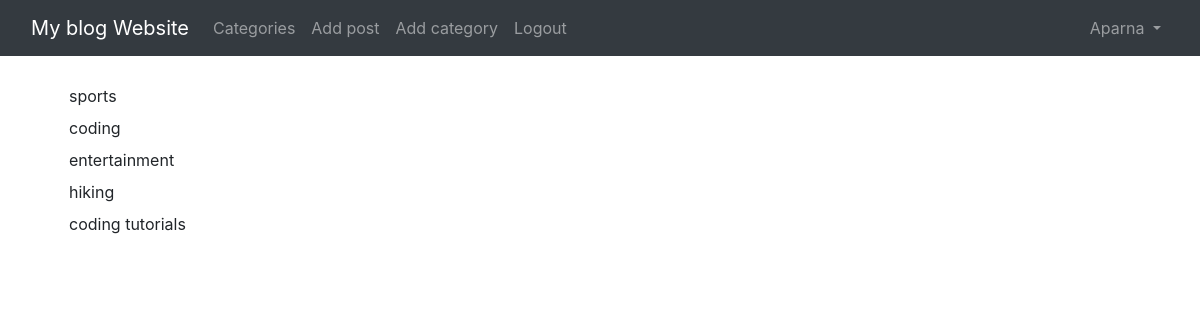
/category-list/ (signed in), run on the app's committed database.
### theblog/models.py (models this page shows, shortened)
class Category(models.Model):
    name=models.CharField(max_length=255)
    def __str__(self):
        return self.name

### theblog/views.py (the view)
# urls.py: path('category-list/', CategoryListView, name='category-list'),
def CategoryListView(request):
    cat_menu_list = Category.objects.all()
    return render(request, 'category_list.html', {'cat_menu_list':cat_menu_list})

### theblog/templates/category_list.html (shortened to what this page needs)
{% extends 'base.html' %}
{% block content %}
{% for item in cat_menu_list %}
<a class="dropdown-item" href="{% url 'category' item|slugify %}">
{{ item }}<br/></a>
{% endfor %}
{% endblock %}

### theblog/templates/base.html (shortened to what this page needs)
<!doctype html>
<html lang="en">
  <head>
    <link rel="stylesheet" href="https://cdn.jsdelivr.net/npm/bootstrap@4.3.1/dist/css/bootstrap.min.css">
  </head>
  <body>
    <nav class="navbar navbar-expand-lg navbar-dark bg-dark">
        <div class="container-fluid">
          <a class="navbar-brand" href="{% url 'home' %}">My blog Website</a>
          <div class="collapse navbar-collapse" id="navbarSupportedContent">
            <ul class="navbar-nav me-auto mb-2 mb-lg-0">
{% if cat_menu %}
<div class="dropdown">
  <a class="btn btn-secondary dropdown-toggle" href="#" role="button" id="dropdownMenuLink" data-toggle="dropdown" aria-haspopup="true" aria-expanded="false">
   Categories
  </a>
  <div class="dropdown-menu" aria-labelledby="dropdownMenuLink">
    {% for item in cat_menu %}
                <h4><a class="dropdown-item" href="{% url 'category' item|slugify %}">
                {{ item }}<br/></a></h4>
                {% endfor %}
  </div>
</div>
{% else %}
<li class="nav-item">
  <a class="nav-link" href="{%  url 'category-list' %}">Categories</a>
</li>
              {% endif %}
              {% if user.is_authenticated  %}
              <li class="nav-item">
                <a class="nav-link" href="{%  url 'add_post' %}">Add post</a>
              </li>
              <li class="nav-item">
                <a class="nav-link" href="{%  url 'add_category' %}">Add category</a>
              </li>
              <li class="nav-item">
                <a class="nav-link" href="{%  url 'logout' %}">Logout</a>
              </li>
              {% endif %}
            </ul>
           <ul class="navbar-nav ml-auto">
            <li class="nav-item dropdown">
              <a class="nav-link dropdown-toggle" href="#" id="navbarDropdownMenuLink" role="button" data-toggle="dropdown" aria-haspopup="true" aria-expanded="false">
                {{ user.first_name }}
              </a>
            </li>
          </div>
        </div>
      </nav>
    <br/>
    <div class="container">
    {% block content  %}
    {% endblock %}
  </div>
  </body>
</html>

### data on the page
Category: name "sports"
Category: name "coding"
Category: name "entertainment"
Category: name "hiking"
Category: name "coding tutorials"

### other printed values
{{ user.first_name }} "Aparna"
